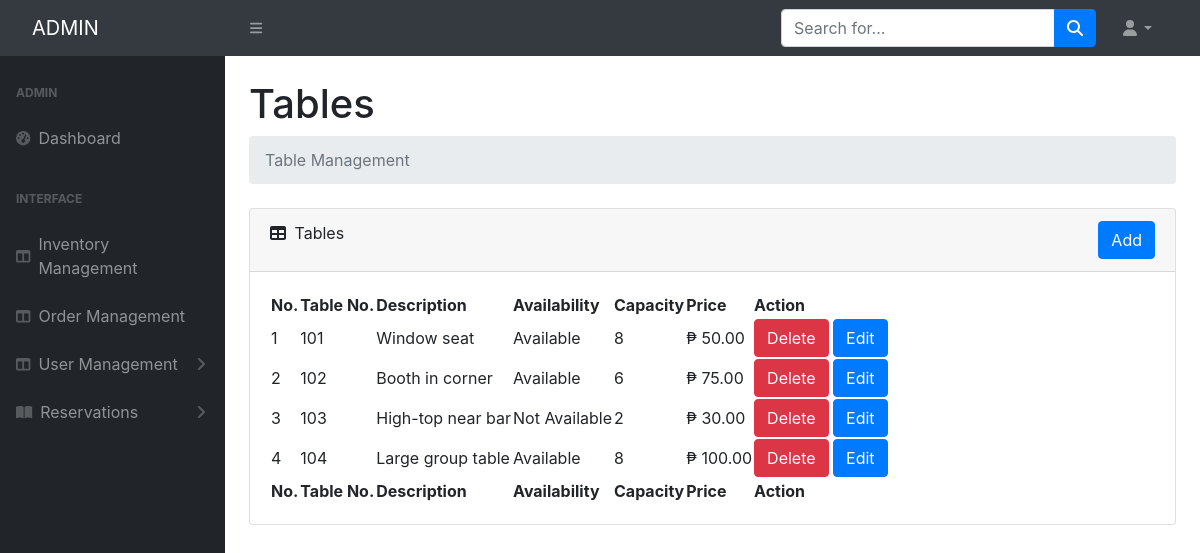
Page /tables on the committed database.
### tables this page shows
CREATE TABLE `tables` (
  `table_id` int NOT NULL,
  `table_number` int DEFAULT NULL,
  `is_available` tinyint(1) DEFAULT NULL,
  `capacity` int DEFAULT NULL,
  `description` varchar(255) DEFAULT NULL,
  `price` decimal(10,2) DEFAULT NULL,
  `quantity` int DEFAULT NULL
);

### app/views/admin/tables.php (the view, shortened to what the rows shown need)
<!DOCTYPE html>
<html lang="en">
<head>
    <link href="https://cdn.jsdelivr.net/npm/simple-datatables@7.1.2/dist/style.min.css" rel="stylesheet" />
    <link href="public/admin/css/styles.css" rel="stylesheet" />
</head>
<body class="sb-nav-fixed">
    <div id="layoutSidenav">
        <div id="layoutSidenav_content">
            <main>
                <div class="container-fluid px-4">
                    <h1 class="mt-4">Tables</h1>
                    <div class="card mb-4">
                        <div class="card-body">
                            <table id="datatablesSimple">
                                <thead>
                                    <tr>
                                        <th>No.</th>
                                        <th>Table No.</th>
                                        <th>Description</th>
                                        <th>Availability</th>
                                        <th>Capacity</th>
                                        <th>Price</th>
                                        <th>Action</th>
                                    </tr>
                                </thead>
                                <tfoot>
                                    <tr>
                                        <th>No.</th>
                                        <th>Table No.</th>
                                        <th>Description</th>
                                        <th>Availability</th>
                                        <th>Capacity</th>
                                        <th>Price</th>
                                        <th>Action</th>
                                    </tr>
                                </tfoot>
                                <tbody>
                                    <?php
                                    $counter = 1; ?>
                                    <?php foreach ($data as $staffs) : ?>
                                        <tr>
                                            <td><?= $counter++ ?></td>
                                            <td><?= $staffs['table_number'] ?></td>
                                            <td><?= $staffs['description'] ?></td>
                                            <td><?= $staffs['availability'] ?></td>
                                            <td><?= $staffs['capacity'] ?></td>
                                            <td>₱ <?= $staffs['price'] ?></td>
                                            <td class="action-buttons">
                                                <a href="<?= site_url('table-delete/' . $staffs['table_id']) ?>" class="btn btn-danger">Delete</a>
                                                <a href="<?= site_url('table-edit/' . $staffs['table_id']) ?>" class="btn btn-primary" data-toggle="modal" data-target="#editModal<?= $staffs['table_id'] ?>">Edit</a>
                                            </td>
                                        </tr>
                                    <?php endforeach; ?>
                                </tbody>
                            </table>
                        </div>
                    </div>
                </div>
            </main>
        </div>
        <link rel="stylesheet" href="https://stackpath.bootstrapcdn.com/bootstrap/4.3.1/css/bootstrap.min.css">
</body>
</html>

### rows in the picture
tables: table_number "101", description "Window seat", availability "Available", capacity "8", price "50.00"
tables: table_number "102", description "Booth in corner", availability "Available", capacity "6", price "75.00"
tables: table_number "103", description "High-top near bar", availability "Not Available", capacity "2", price "30.00"
tables: table_number "104", description "Large group table", availability "Available", capacity "8", price "100.00"
